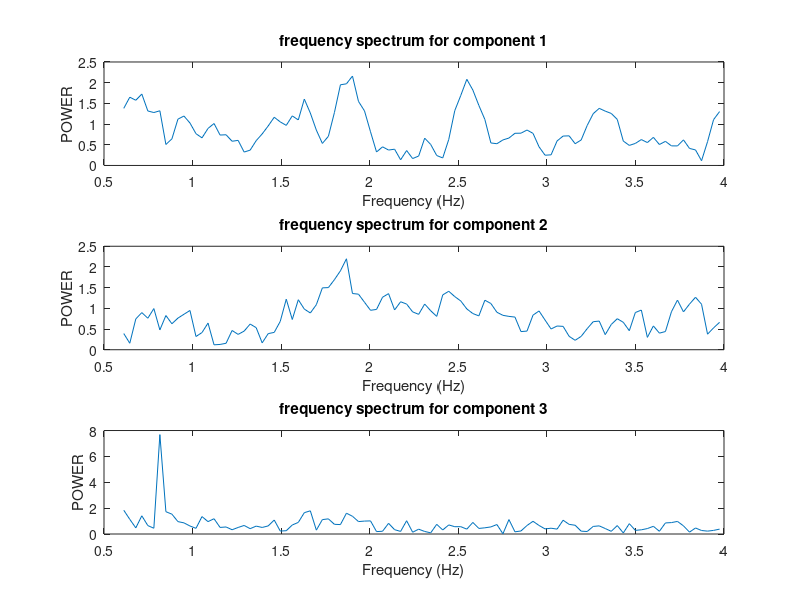

The MATLAB source for this figure:
%%%%%%%%%%%%%%%%%%%%%%%%%%%%%%%%%%%%%%
%
% Creator : Lucas Marais
% Date : 06/02/23
% Time : 14:20:00
% just making the things done and if you cross your fingers it works
%
%
% Last update : Lucas
% D-T : 06/02/2023-14:16:00
%
%%%%%%%%%%%%%%%%%%%%%%%%%%%%%%%%%%%%%%
%
%Done in python
%
%%%%%%%%%%%%%%%%%%%%%%%%%%%%%%%%%%%%%%%%%%%%%%%%%%%%%%%%%%%%%%
#extract the data under the form of a matrix
data = dlmread('results.txt');
%[icasig] = FastICA(data);
%disp(icasig)




%%%%%%%%%%%%%%%%%%%%%%%%%%
%de la m****
##for i=1:3
##  m = mean(data(:,i));
##  SD = std(data(:,i));
##  for j=1:size(data,1)
##    data(j,i)=(data(j,i)-m)/SD;
##  endfor
##endfor
%%%%%%%%%%%%%%%%%%%%%%%%%%%%%%%%%%%%%%%%%%%%%%%%%%%%%%%%%%%%%%
%
%Not done in python from this point
%
%%%%%%%%%%%%%%%%%%%%%%%%%%%%%%%%%%%%%%%%%%%%%%%%%%%%%%%%%%%%%%






#separate the 3 sets of data (colonnes)
r = data(:,1);
g = data(:,2);
b = data(:,3);
#do the fast fourrier transform on each set
fftR = fft(r);
fftG = fft(g);
fftB = fft(b);
#find frequency from frame rate
N = length(r);

fr = 30;
f = (0:N-1)*fr/N;

#cut the desired range of values
f_min = 0.6;
f_max = 4;
idx_min = find(f >= f_min, 1);
idx_max = find(f <= f_max, 1, 'last');
f_filtered = f(idx_min:idx_max);
fftR_filtered = fftR(idx_min:idx_max);
fftG_filtered = fftG(idx_min:idx_max);
fftB_filtered = fftB(idx_min:idx_max);

#extract the max values for each sets and their corresponding frequency
[R_max, R_idx] = max(abs(fftR_filtered));
R_freq = f_filtered(R_idx);

[G_max, G_idx] = max(abs(fftG_filtered));
G_freq = f_filtered(G_idx);

[B_max, B_idx] = max(abs(fftB_filtered));
B_freq = f_filtered(B_idx);

#Plot just to visualize
figure;
subplot(3,1,1);
plot(f_filtered, abs(fftR_filtered));
xlabel('Frequency (Hz)');
ylabel('POWER');
title('frequency spectrum for component 1');

subplot(3,1,2);
plot(f_filtered, abs(fftG_filtered));
xlabel('Frequency (Hz)');
ylabel('POWER');
title('frequency spectrum for component 2');

subplot(3,1,3);
plot(f_filtered, abs(fftB_filtered));
xlabel('Frequency (Hz)');
ylabel('POWER');
title('frequency spectrum for component 3');


#Take the max value from the max of the 3 fft sets and process the heart rate
val_freq = [R_max R_freq; G_max G_freq; B_max B_freq];

[val_max, idx] = max(val_freq(:,1));
freq_max = val_freq(idx,2);
fprintf("BPM : %f\n", freq_max*60);